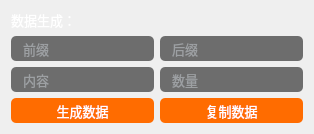
                      <widget class="QWidget" name="gridWidget" native="true">
                       <layout class="QGridLayout" name="gridLayout_9">
                        <property name="topMargin">
                         <number>10</number>
                        </property>
                        <item row="0" column="0">
                         <widget class="QLabel" name="label_14">
                          <property name="minimumSize">
                           <size>
                            <width>0</width>
                            <height>20</height>
                           </size>
                          </property>
                          <property name="maximumSize">
                           <size>
                            <width>16777215</width>
                            <height>20</height>
                           </size>
                          </property>
                          <property name="font">
                           <font>
                            <family>OPPOSans B</family>
                            <pointsize>10</pointsize>
                           </font>
                          </property>
                          <property name="styleSheet">
                           <string notr="true">color: rgb(255, 255, 255);</string>
                          </property>
                          <property name="text">
                           <string>数据生成：</string>
                          </property>
                         </widget>
                        </item>
                        <item row="1" column="1">
                         <widget class="QLineEdit" name="lineEdit_times_14">
                          <property name="minimumSize">
                           <size>
                            <width>0</width>
                            <height>25</height>
                           </size>
                          </property>
                          <property name="maximumSize">
                           <size>
                            <width>16777215</width>
                            <height>16777215</height>
                           </size>
                          </property>
                          <property name="font">
                           <font>
                            <family>OPPOSans B</family>
                            <pointsize>10</pointsize>
                            <stylestrategy>PreferAntialias</stylestrategy>
                           </font>
                          </property>
                          <property name="styleSheet">
                           <string notr="true">QLineEdit{
color:#ced4da;
border-radius: 14px;
background-color: rgb(25, 25, 25, 155);
border: 0px solid rgba(255, 255, 255, 0);
border-radius: 5px;
padding-left:10px;
padding-right:10px;
}</string>
                          </property>
                          <property name="text">
                           <string/>
                          </property>
                          <property name="placeholderText">
                           <string>后缀</string>
                          </property>
                         </widget>
                        </item>
                        <item row="1" column="0">
                         <widget class="QLineEdit" name="lineEdit_times_13">
                          <property name="minimumSize">
                           <size>
                            <width>0</width>
                            <height>25</height>
                           </size>
                          </property>
                          <property name="maximumSize">
                           <size>
                            <width>16777215</width>
                            <height>16777215</height>
                           </size>
                          </property>
                          <property name="font">
                           <font>
                            <family>OPPOSans B</family>
                            <pointsize>10</pointsize>
                            <stylestrategy>PreferAntialias</stylestrategy>
                           </font>
                          </property>
                          <property name="styleSheet">
                           <string notr="true">QLineEdit{
color:#ced4da;
border-radius: 14px;
background-color: rgb(25, 25, 25, 155);
border: 0px solid rgba(255, 255, 255, 0);
border-radius: 5px;
padding-left:10px;
padding-right:10px;
}</string>
                          </property>
                          <property name="text">
                           <string/>
                          </property>
                          <property name="placeholderText">
                           <string>前缀</string>
                          </property>
                         </widget>
                        </item>
                        <item row="2" column="0">
                         <widget class="QLineEdit" name="lineEdit_times_15">
                          <property name="minimumSize">
                           <size>
                            <width>0</width>
                            <height>25</height>
                           </size>
                          </property>
                          <property name="maximumSize">
                           <size>
                            <width>16777215</width>
                            <height>16777215</height>
                           </size>
                          </property>
                          <property name="font">
                           <font>
                            <family>OPPOSans B</family>
                            <pointsize>10</pointsize>
                            <stylestrategy>PreferAntialias</stylestrategy>
                           </font>
                          </property>
                          <property name="styleSheet">
                           <string notr="true">QLineEdit{
color:#ced4da;
border-radius: 14px;
background-color: rgb(25, 25, 25, 155);
border: 0px solid rgba(255, 255, 255, 0);
border-radius: 5px;
padding-left:10px;
padding-right:10px;
}</string>
                          </property>
                          <property name="text">
                           <string/>
                          </property>
                          <property name="placeholderText">
                           <string>内容</string>
                          </property>
                         </widget>
                        </item>
                        <item row="2" column="1">
                         <widget class="QLineEdit" name="lineEdit_times_16">
                          <property name="minimumSize">
                           <size>
                            <width>0</width>
                            <height>25</height>
                           </size>
                          </property>
                          <property name="maximumSize">
                           <size>
                            <width>16777215</width>
                            <height>16777215</height>
                           </size>
                          </property>
                          <property name="font">
                           <font>
                            <family>OPPOSans B</family>
                            <pointsize>10</pointsize>
                            <stylestrategy>PreferAntialias</stylestrategy>
                           </font>
                          </property>
                          <property name="styleSheet">
                           <string notr="true">QLineEdit{
color:#ced4da;
border-radius: 14px;
background-color: rgb(25, 25, 25, 155);
border: 0px solid rgba(255, 255, 255, 0);
border-radius: 5px;
padding-left:10px;
padding-right:10px;
}</string>
                          </property>
                          <property name="text">
                           <string/>
                          </property>
                          <property name="placeholderText">
                           <string>数量</string>
                          </property>
                         </widget>
                        </item>
                        <item row="3" column="0">
                         <widget class="QToolButton" name="toolButton">
                          <property name="sizePolicy">
                           <sizepolicy hsizetype="Expanding" vsizetype="Expanding">
                            <horstretch>0</horstretch>
                            <verstretch>0</verstretch>
                           </sizepolicy>
                          </property>
                          <property name="minimumSize">
                           <size>
                            <width>0</width>
                            <height>25</height>
                           </size>
                          </property>
                          <property name="font">
                           <font>
                            <family>OPPOSans B</family>
                            <pointsize>10</pointsize>
                           </font>
                          </property>
                          <property name="styleSheet">
                           <string notr="true">QToolButton {
	color: rgb(255, 255, 255);
	background-color: rgb(255, 108, 0);
	border-radius: 5px;
}
QToolButton:hover {
	color: rgb(255, 255, 255);
	background-color: rgb(255, 108, 0);
}</string>
                          </property>
                          <property name="text">
                           <string>生成数据</string>
                          </property>
                         </widget>
                        </item>
                        <item row="3" column="1">
                         <widget class="QToolButton" name="toolButton_2">
                          <property name="sizePolicy">
                           <sizepolicy hsizetype="Expanding" vsizetype="Expanding">
                            <horstretch>0</horstretch>
                            <verstretch>0</verstretch>
                           </sizepolicy>
                          </property>
                          <property name="minimumSize">
                           <size>
                            <width>0</width>
                            <height>25</height>
                           </size>
                          </property>
                          <property name="font">
                           <font>
                            <family>OPPOSans B</family>
                            <pointsize>10</pointsize>
                           </font>
                          </property>
                          <property name="styleSheet">
                           <string notr="true">QToolButton {
	color: rgb(255, 255, 255);
	background-color: rgb(255, 108, 0);
	border-radius: 5px;
}
QToolButton:hover {
	color: rgb(255, 255, 255);
	background-color: rgb(255, 108, 0);
}</string>
                          </property>
                          <property name="text">
                           <string>复制数据</string>
                          </property>
                         </widget>
                        </item>
                       </layout>
                      </widget>
